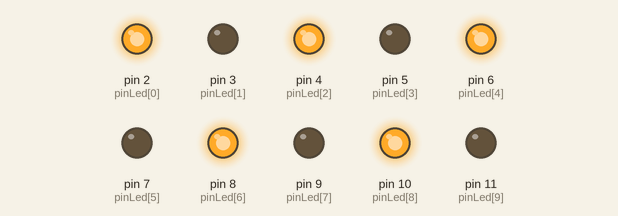
Bench run of a sketch on a simulated Arduino Uno, built with avr-gcc and run on an emulated ATmega328P. Shown: output pins drawn as LEDs (lit = HIGH).

Above: at 0.1 s.
Timing chart, 0 to 1.6 s (numbered marks = the images above):
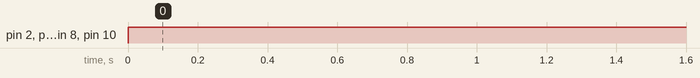

The sketch:

coeur.c.ino
```cpp
#include "param.h"

/*
  Pour ce programme on utilise des LEDs connectées sur les pins 2,4 et 6
*/

int  pinLed[10] = {2, 3, 4, 5 , 6, 7, 8, 9, 10, 11}; //déclaration et initialisation du tableau
//avec les valeurs des pins

void setup()
{
  //Boucle d'initialisation des modes et mise à 0V
  for (int i = 0; i < 10; i++) // i va nous servir pour parcourir le tableau
  {
    pinMode(pinLed[i], OUTPUT); //on utilise les valeurs du tableau
    digitalWrite(pinLed[i], LOW); // l'une après l'autre
  }
}

void loop(){
  pulse();
}

void pulse()
{
    #ifdef HAUT_BAS
    Haut_Bas();
    #endif

    #ifdef TOUTES_LED_CLIGNOTANTES
    Toutes_LED_Allumees();
    #endif

    #ifdef TOUTES_LED_CLIGNOTANTES
    Toutes_LED_Allumees();
    #endif

    #ifdef MODE_CHENILLE
    Chenille();
    #endif

    #ifdef LED_1_SUR_2_ALLUMEE
    Une_LED_Sur_Deux();
    #endif


    #ifdef LED_1_SUR_3_ALLUMEE
    Une_LED_Sur_Trois();
    #endif

    #ifdef LED_1_SUR_4_ALLUMEE
    Une_LED_Sur_Quatre();
    #endif


    #ifdef CHOIX_LEDS_A_ALLUMER_1
    choix_leds_a_allumer_1();
    #endif

    #ifdef CHOIX_LEDS_A_ALLUMER_2
    choix_leds_a_allumer_2();
    #endif

    #ifdef CHOIX_LEDS_A_ALLUMER_3
    choix_leds_a_allumer_3();
    #endif

    #ifdef CHOIX_LEDS_A_ALLUMER_4
    choix_leds_a_allumer_4();
    #endif

    #ifdef CHOIX_LEDS_A_ALLUMER_5
    choix_leds_a_allumer_5();
    #endif

    #ifdef CHOIX_LEDS_A_ALLUMER_6
    choix_leds_a_allumer_6();
    #endif

    #ifdef CHOIX_LEDS_A_ALLUMER_7
    choix_leds_a_allumer_7();
    #endif

    #ifdef CHOIX_LEDS_A_ALLUMER_8
    choix_leds_a_allumer_8();
    #endif

    #ifdef CHOIX_LEDS_A_ALLUMER_9
    choix_leds_a_allumer_9();
    #endif

    #ifdef CHOIX_LEDS_A_ALLUMER_10
    choix_leds_a_allumer_10();
    #endif


 }

int Toutes_LED_Allumees ()
{
  for(int i=0; i<10; i++)
  {
    digitalWrite(pinLed[i], HIGH);
  }
  delay(100);
  for(int i=0; i<10; i++)
  {
    digitalWrite(pinLed[i], LOW);
  }
  delay(100);
}
int Chenille ()
{
  for(int i=0; i<10; i++)
  {
    digitalWrite(pinLed[i], HIGH);
    delay(100);
    digitalWrite(pinLed[i], LOW);
  }
}


int Une_LED_Sur_Deux ()
{
  for(int i=0; i<10; i++)
  {
    if (i%2==0)
    {
      digitalWrite(pinLed[i], HIGH);
    }
  }
}

int Une_LED_Sur_Trois ()
{
  for(int i=0; i<10; i++)
  {
    if (i%3==0)
    {
      digitalWrite(pinLed[i], HIGH);
    }
  }
}
int Haut_Bas ()
{
  digitalWrite(pinLed[4], HIGH);
  digitalWrite(pinLed[6], HIGH);
  delay(100);
  digitalWrite(pinLed[5], HIGH);
  delay(100);
  digitalWrite(pinLed[7], HIGH);
  digitalWrite(pinLed[3], HIGH);
  delay(100);
  digitalWrite(pinLed[8], HIGH);
  digitalWrite(pinLed[2], HIGH);
  delay(100);
  digitalWrite(pinLed[9], HIGH);
  digitalWrite(pinLed[1], HIGH);
  delay(100);
  digitalWrite(pinLed[0], HIGH);
  delay(1000);
  digitalWrite(pinLed[4], LOW);
  digitalWrite(pinLed[6], LOW);
  delay(100);
  digitalWrite(pinLed[5], LOW);
  delay(100);
  digitalWrite(pinLed[7], LOW);
  digitalWrite(pinLed[3], LOW);
  delay(100);
  digitalWrite(pinLed[8], LOW);
  digitalWrite(pinLed[2], LOW);
  delay(100);
  digitalWrite(pinLed[9], LOW);
  digitalWrite(pinLed[1], LOW);
  delay(100);
  digitalWrite(pinLed[0], LOW);
  delay(1000);
}

int choix_leds_a_allumer_1()
{
  digitalWrite(pinLed[0], HIGH);
    delay(100);
    digitalWrite(pinLed[0], LOW);
    delay(100);
}
int choix_leds_a_allumer_2()
{
  digitalWrite(pinLed[1], HIGH);
    delay(100);
    digitalWrite(pinLed[1], LOW);
    delay(100);
}
int choix_leds_a_allumer_3()
{
  digitalWrite(pinLed[2], HIGH);
    delay(100);
    digitalWrite(pinLed[2], LOW);
    delay(100);
}
int choix_leds_a_allumer_4()
{
  digitalWrite(pinLed[3], HIGH);
    delay(100);
    digitalWrite(pinLed[3], LOW);
    delay(100);
}
int choix_leds_a_allumer_5()
{
  digitalWrite(pinLed[4], HIGH);
    delay(100);
    digitalWrite(pinLed[4], LOW);
    delay(100);
}
int choix_leds_a_allumer_6()
{
  digitalWrite(pinLed[5], HIGH);
    delay(100);
    digitalWrite(pinLed[5], LOW);
    delay(100);
}
int choix_leds_a_allumer_7()
{
  digitalWrite(pinLed[6], HIGH);
    delay(100);
    digitalWrite(pinLed[6], LOW);
    delay(100);
}
int choix_leds_a_allumer_8()
{
  digitalWrite(pinLed[7], HIGH);
    delay(100);
    digitalWrite(pinLed[7], LOW);
    delay(100);
}
int choix_leds_a_allumer_9()
{
  digitalWrite(pinLed[8], HIGH);
    delay(100);
    digitalWrite(pinLed[8], LOW);
    delay(100);
}
int choix_leds_a_allumer_10()
{
  digitalWrite(pinLed[9], HIGH);
    delay(100);
    digitalWrite(pinLed[9], LOW);
    delay(100);
}
int Une_LED_Sur_Quatre ()
{
  for(int i=0; i<10; i++)
  {
    if (i%4==0)
    {
      digitalWrite(pinLed[i], HIGH);
    }
  }
}
```

param.h
```cpp
#ifndef PARAM_H_INCLUDED
#define PARAM_H_INCLUDED
#define LED_1_SUR_2_ALLUMEE
#endif
```

Measured:
- by itself, pin 2 (pinLed[0]), pin 4 (pinLed[2]), pin 6 (pinLed[4]), pin 8 (pinLed[6]), pin 10 (pinLed[8]): LOW → HIGH at 0.00 s
